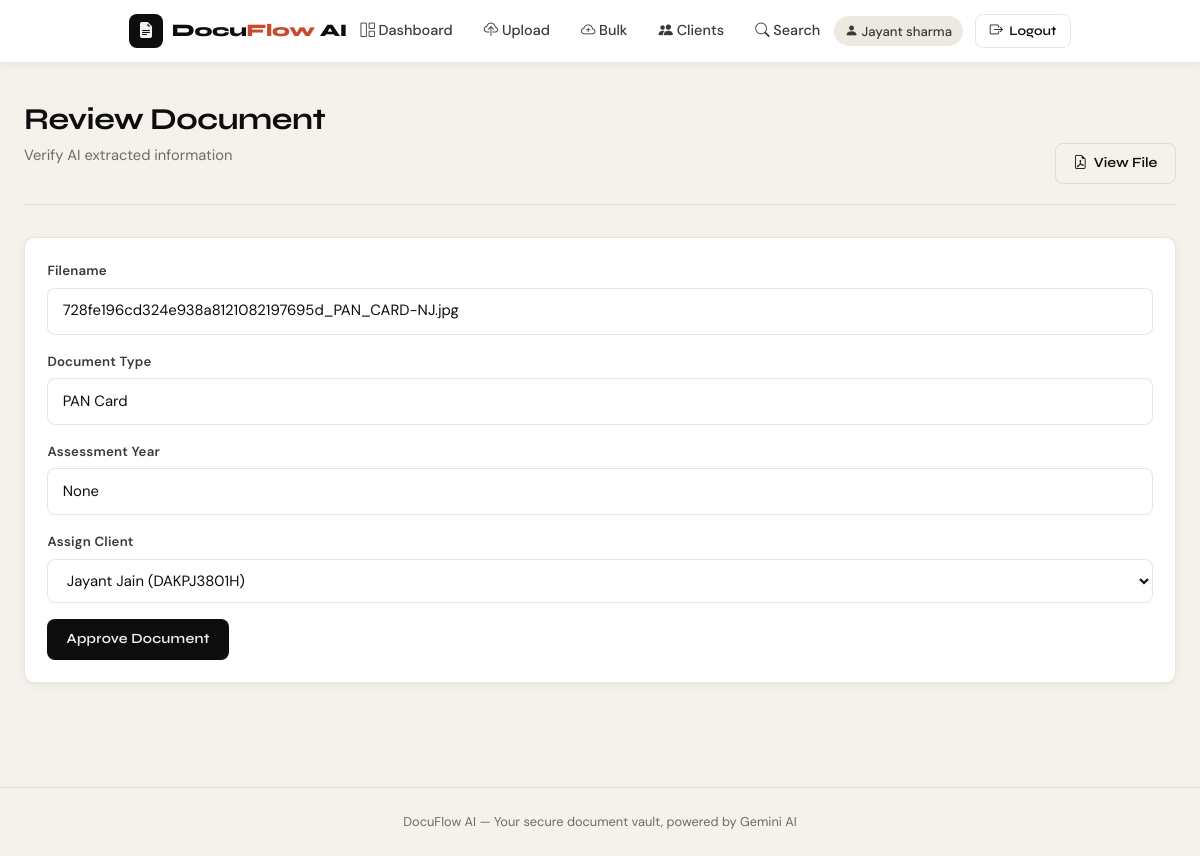
/reviews/2 (signed in), run on the app's committed database.
### app/models/document.py (models this page shows)
class Document(db.Model):
    __tablename__ = "documents"
    id = db.Column(
        db.Integer,
        primary_key=True
    )
    firm_id = db.Column(
        db.Integer,
        db.ForeignKey("firms.id"),
        nullable=False
    )
    client_id = db.Column(
        db.Integer,
        db.ForeignKey("clients.id")
    )
    uploaded_by = db.Column(
        db.Integer,
        db.ForeignKey("users.id")
    )
    filename = db.Column(
        db.String(255),
        nullable=False
    )
    document_type = db.Column(
        db.String(100)
    )
    assessment_year = db.Column(
        db.String(20)
    )
    confidence_score = db.Column(
        db.Float
    )
    status = db.Column(
        db.String(50),
        default="pending_review"
    )
    extracted_text = db.Column(
        db.Text
    )
    extracted_json = db.Column(
        db.JSON
    )
    google_drive_file_id = db.Column(
        db.String(255)
    )
    uploaded_at = db.Column(
        db.DateTime,
        server_default=db.func.now()
    )

### app/routes/documents.py (the view, shortened to what this page needs)
@documents_bp.route("/reviews/<int:doc_id>", methods=["GET", "POST"])
@login_required
def review_document(doc_id):
    document = Document.query.get_or_404(doc_id)
    if document.firm_id != session["firm_id"]:
        flash("Unauthorized access", "danger")
        return redirect(url_for("documents.review_queue"))
    clients = Client.query.filter_by(firm_id=session["firm_id"]).all()
    return render_template(
        "reviews/review.html",
        document=document,
        clients=clients,
    )

### app/utils/access_control.py (called while the page is built, shortened)
def login_required(f):
    @wraps(f)
    def decorated(*args, **kwargs):
        if "user_id" not in session:
            return redirect(url_for("auth.login"))
        return f(*args, **kwargs)
    return decorated

### app/templates/reviews/review.html
{% extends "base.html" %}
{% block content %}
<div class="page-header">
    <div>
        <h1>Review Document</h1>
        <p class="subtitle">
            Verify AI extracted information
        </p>
    </div>
    {% if document.google_drive_file_id %}
    <a
        href="https://drive.google.com/file/d/{{ document.google_drive_file_id }}/view"
        target="_blank"
        rel="noopener"
        class="btn-outline-custom"
    >
        <i class="bi bi-file-earmark-pdf"></i> View File
    </a>
    {% endif %}
</div>
<div class="card-custom">
    <div class="card-body">
        <form method="POST">
            <div class="mb-3">
                <label class="form-label-custom" for="filename">
                    Filename
                </label>
                <input
                    type="text"
                    id="filename"
                    class="form-control-custom"
                    value="{{ document.filename }}"
                    disabled
                >
            </div>
            <div class="mb-3">
                <label class="form-label-custom" for="document_type">
                    Document Type
                </label>
                <input
                    type="text"
                    id="document_type"
                    name="document_type"
                    class="form-control-custom"
                    value="{{ document.document_type }}"
                >
            </div>
            <div class="mb-3">
                <label class="form-label-custom" for="assessment_year">
                    Assessment Year
                </label>
                <input
                    type="text"
                    id="assessment_year"
                    name="assessment_year"
                    class="form-control-custom"
                    value="{{ document.assessment_year }}"
                >
            </div>
            <div class="mb-3">
                <label class="form-label-custom" for="client_id">
                    Assign Client
                </label>
                <select
                    name="client_id"
                    id="client_id"
                    class="form-control-custom"
                >
                    {% for client in clients %}
                    <option value="{{ client.id }}">
                        {{ client.client_name }}
                        ({{ client.pan_number }})
                    </option>
                    {% endfor %}
                </select>
            </div>
            <button
                type="submit"
                class="btn-primary-custom"
            >
                Approve Document
            </button>
        </form>
    </div>
</div>
{% endblock %}

### static/css/style.css (style rules this page uses)
html { scroll-behavior: smooth; }

### app/templates/base.html (style rules this page uses)
:root { --ink: #0d0d0d; --ink-mid: #3a3a3a; --ink-soft: #6b6b6b; --paper: #f5f2eb; --paper-alt: #ede9e0; --accent: #c84b31; --accent-2: #2d6a4f; --accent-3: #e8b64b; --surface: #ffffff; --border: rgba(13,13,13,0.10); --shadow-sm: 0 2px 8px rgba(13,13,13,0.06); --shadow-md: 0 6px 24px rgba(13,13,13,0.10); --radius: 10px; --font-display: 'Syne', sans-serif; --font-body: 'DM Sans', sans-serif; }
*, *::before, *::after { box-sizing: border-box; margin: 0; padding: 0; }
body { font-family: var(--font-body); background-color: var(--paper); color: var(--ink); min-height: 100vh; font-size: 15px; line-height: 1.6; }
h1, h2, h3, h4, h5, h6 { font-family: var(--font-display); font-weight: 700; }
a { color: var(--accent); text-decoration: none; }
.btn-primary-custom { background: var(--ink); color: var(--paper); border: none; padding: 0.55rem 1.2rem; border-radius: 8px; font-family: var(--font-display); font-weight: 600; font-size: 0.88rem; letter-spacing: 0.2px; cursor: pointer; transition: background 0.15s, transform 0.1s; display: inline-flex; align-items: center; gap: 0.4rem; text-decoration: none; }
.btn-outline-custom { background: transparent; color: var(--ink); border: 1.5px solid var(--border); padding: 0.5rem 1.1rem; border-radius: 8px; font-family: var(--font-display); font-weight: 600; font-size: 0.88rem; cursor: pointer; transition: border-color 0.15s, background 0.15s; display: inline-flex; align-items: center; gap: 0.4rem; text-decoration: none; }
.page-header { margin-bottom: 2rem; padding-bottom: 1.25rem; border-bottom: 1.5px solid var(--border); display: flex; align-items: flex-end; justify-content: space-between; gap: 1rem; flex-wrap: wrap; }
.page-header h1 { font-size: 1.9rem; letter-spacing: -0.5px; line-height: 1.1; }
.page-header .subtitle { color: var(--ink-soft); font-size: 0.92rem; margin-top: 0.2rem; }
.card-custom { background: var(--surface); border: 1.5px solid var(--border); border-radius: var(--radius); box-shadow: var(--shadow-sm); overflow: hidden; transition: box-shadow 0.2s, transform 0.2s; }
.card-body { padding: 1.4rem; }
.form-control-custom { width: 100%; padding: 0.65rem 0.9rem; border: 1.5px solid var(--border); border-radius: 8px; background: var(--surface); font-family: var(--font-body); font-size: 0.93rem; color: var(--ink); transition: border-color 0.15s, box-shadow 0.15s; outline: none; }
.form-label-custom { display: block; font-size: 0.83rem; font-weight: 600; color: var(--ink-mid); margin-bottom: 0.4rem; letter-spacing: 0.2px; }

### data on the page
Document: filename "728fe196cd324e938a8121082197695d_PAN_CARD-NJ.jpg", document_type "PAN Card", assessment_year "None"

### other printed values
{{ session.full_name }} "Jayant sharma"
form field client_id "Jayant Jain (DAKPJ3801H)"
